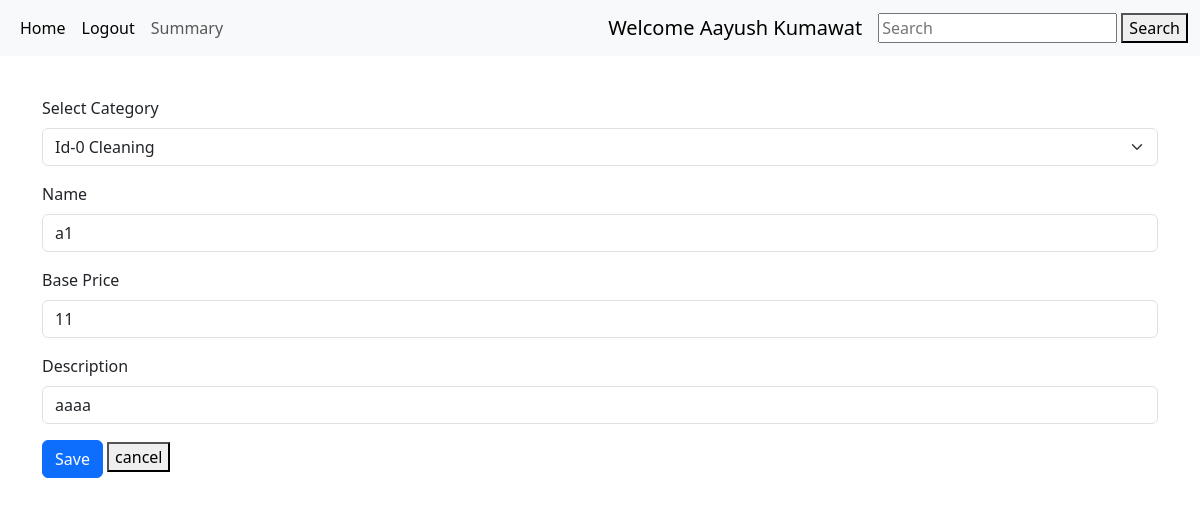
Page /edit_service/1/Aayush Kumawat on the earlier database version.
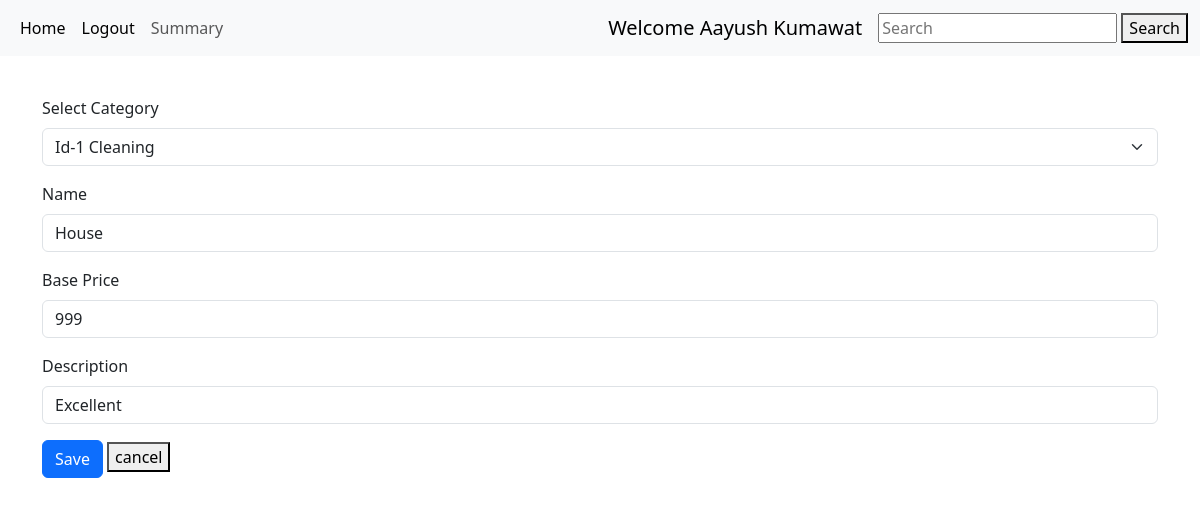
Same page on the later database version.
### models.py (models this page shows)
class Services(db.Model):
    id = db.Column(db.Integer, primary_key=True)
    c_id = db.Column(db.Integer, db.ForeignKey('category.id'),nullable=False)    #category fk
    name = db.Column(db.String(64), nullable=False)
    base_price = db.Column(db.Integer , nullable=False)
    description = db.Column(db.String(64), nullable=False)
    professional = db.relationship("Professional", backref = 'services',cascade = "all,delete",lazy = True)
    running = db.relationship("Running", backref = 'services',cascade = "all,delete",lazy = True)

### routes.py (the view, shortened to what this page needs)
@app.route('/edit_service/<id>/<user>' , methods = ['GET','POST'])
def edit_service(id,user):
    service = get_service_by_id(id)
    return render_template('edit_service.html',service=service,user=user,categories = get_category())

### routes.py (called while the page is built)
def get_category():
    categories = Category.query.all()
    return categories  #give list

def get_service_by_id(service_id):
    service = Services.query.filter_by(id=service_id).first()   #give 1st ele of list services. in which id matched.
    return service

### templates/edit_service.html (shortened to what this page needs)
{% extends 'layout.html' %}
{% block content %}
<form  style="margin-top:40px;"  action="/edit_service/{{service.id}}/{{user}}" method="POST">
  <div class="mb-3">
  <label for="category" class="form-label">Select Category</label>
  <select class="form-select form-label"  name="category" id="category" required>
    {% for category in categories %}
    <option value={{service.category.name}}>Id-{{category.id}}  {{category.name}}</option>
    {% endfor %}
  </select>
  </div>
  <div class="mb-3">
    <label for="name" class="form-label">Name</label>
    <input type="text" class="form-control" name="name" id="name" value={{service.name}} required>
  </div>
  <div class="mb-3">
    <label for="base_price" class="form-label">Base Price</label>
    <input type="number" class="form-control" name="base_price" value={{service.base_price}} id="base_price" required>
  </div>
  <div class="mb-3">
    <label class="form-label" for="description">Description</label>
    <input type="text"  class="form-control" name="description" id="description" value={{service.description}} required>
  </div>
  <button type="submit" class="btn btn-primary">Save</button>
  <a href="/admin/{{user}}"><button type="button">cancel</button></a>
</form>
{% endblock %}

Differences in the rows shown:
changed Services: base_price "11" → "999"; name "a1" → (not shown); description "aaaa" → (not shown)
Other differences:
form field category: "Id-0 Cleaning" → "Id-1 Cleaning"
form field name: (not shown) → "House"
form field description: (not shown) → "Excellent"
